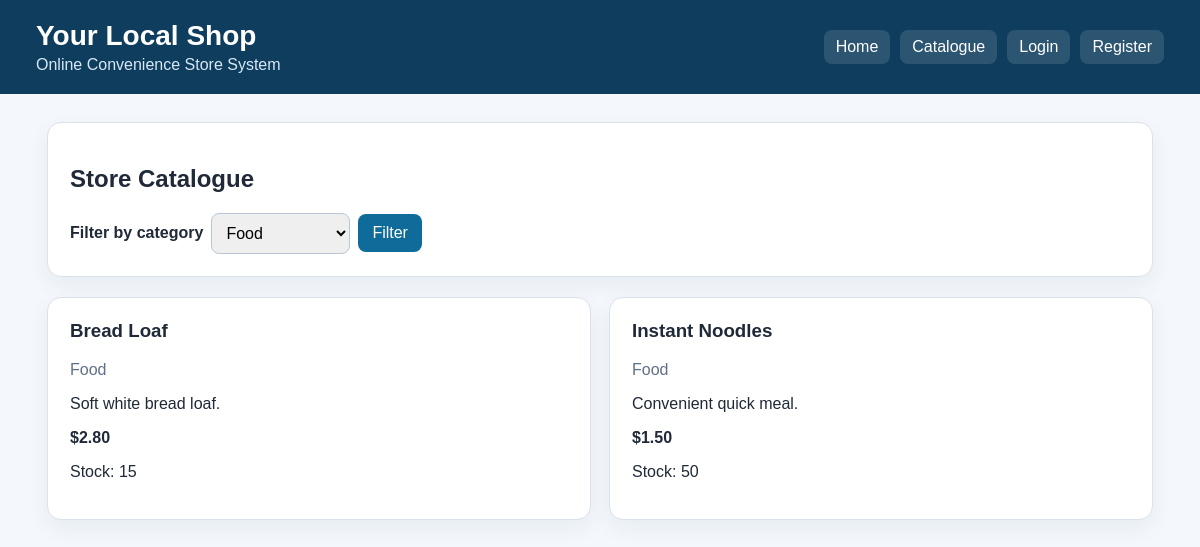
/catalogue?category_id=1, run on the app's committed database.
### tables this page shows
CREATE TABLE products (
        id INTEGER PRIMARY KEY AUTOINCREMENT,
        name TEXT NOT NULL,
        category_id INTEGER NOT NULL,
        price REAL NOT NULL CHECK(price >= 0),
        stock_quantity INTEGER NOT NULL CHECK(stock_quantity >= 0),
        description TEXT,
        FOREIGN KEY(category_id) REFERENCES product_categories(id)
    );

CREATE TABLE product_categories (
        id INTEGER PRIMARY KEY AUTOINCREMENT,
        name TEXT NOT NULL UNIQUE
    );

### yls_app/routes.py (the view)
@main_bp.route("/catalogue")
def catalogue():
    category_id = request.args.get("category_id", type=int)
    categories = StoreCatalogueService.list_categories()
    products = StoreCatalogueService.list_products(category_id)
    return render_template(
        "catalogue.html",
        categories=categories,
        products=products,
        selected_category_id=category_id,
    )

### yls_app/database.py (called while the page is built)
def get_db():
    if "db" not in g:
        g.db = sqlite3.connect(DB_PATH)
        g.db.row_factory = sqlite3.Row
        g.db.execute("PRAGMA foreign_keys = ON")
    return g.db

def query_all(sql, params=()):
    return get_db().execute(sql, params).fetchall()

### yls_app/routes.py (called while the page is built)
def current_user():
    user_id = session.get("user_id")
    if not user_id:
        return None
    return query_one("SELECT * FROM users WHERE id = ?", (user_id,))

@main_bp.app_context_processor
def inject_user():
    return {"current_user": current_user()}

### yls_app/services.py (called while the page is built, shortened)
    @staticmethod
    def list_categories():
        return query_all("SELECT * FROM product_categories ORDER BY name")

    @staticmethod
    def list_products(category_id=None):
        if category_id:
            return query_all("""
                SELECT p.*, c.name AS category
                FROM products p
                JOIN product_categories c ON c.id = p.category_id
                WHERE c.id = ?
                ORDER BY p.name
            """, (category_id,))

### yls_app/templates/catalogue.html (shortened to what this page needs)
{% extends "base.html" %}
{% block content %}
<section class="card">
    <h2>Store Catalogue</h2>
    <form method="get" class="inline-form">
        <label>Filter by category</label>
        <select name="category_id">
            {% for category in categories %}
                <option value="{{ category.id }}" {% if selected_category_id == category.id %}selected{% endif %}>{{ category.name }}</option>
            {% endfor %}
        </select>
        <button type="submit">Filter</button>
    </form>
</section>
<section class="product-grid">
    {% for product in products %}
    <article class="product-card">
        <h3>{{ product.name }}</h3>
        <p class="muted">{{ product.category }}</p>
        <p>{{ product.description }}</p>
        <p><strong>${{ "%.2f"|format(product.price) }}</strong></p>
        <p>Stock: {{ product.stock_quantity }}</p>
    </article>
    {% endfor %}
</section>
{% endblock %}

### yls_app/static/style.css (style rules this page uses)
* { box-sizing: border-box; }
body { margin: 0; background: #f4f7fb; color: #1f2937; font-family: Arial, Helvetica, sans-serif; }
.card, .product-card { background: white; border: 1px solid #d9e2ec; border-radius: 14px; padding: 22px; margin-bottom: 20px; box-shadow: 0 8px 22px rgba(15, 61, 94, 0.06); }
.product-grid { display: grid; grid-template-columns: repeat(auto-fit, minmax(240px, 1fr)); gap: 18px; }
.product-card h3 { margin-top: 0; }
.muted { color: #607089; }
form { display: flex; flex-direction: column; gap: 8px; }
.inline-form { flex-direction: row; align-items: center; flex-wrap: wrap; }
label { font-weight: bold; }
input, select, textarea { width: 100%; padding: 10px; border: 1px solid #b8c6d6; border-radius: 8px; font: inherit; }
.inline-form input, .inline-form select { width: auto; }
button, .button-link { display: inline-block; border: 0; background: #0f6b99; color: white; padding: 10px 14px; border-radius: 8px; text-decoration: none; cursor: pointer; font: inherit; }

### data on the page
products: name "Bread Loaf", category "Food", description "Soft white bread loaf.", price "2.80", stock_quantity "15"
products: name "Instant Noodles", category "Food", description "Convenient quick meal.", price "1.50", stock_quantity "50"

### other printed values
form field category_id "Food"
